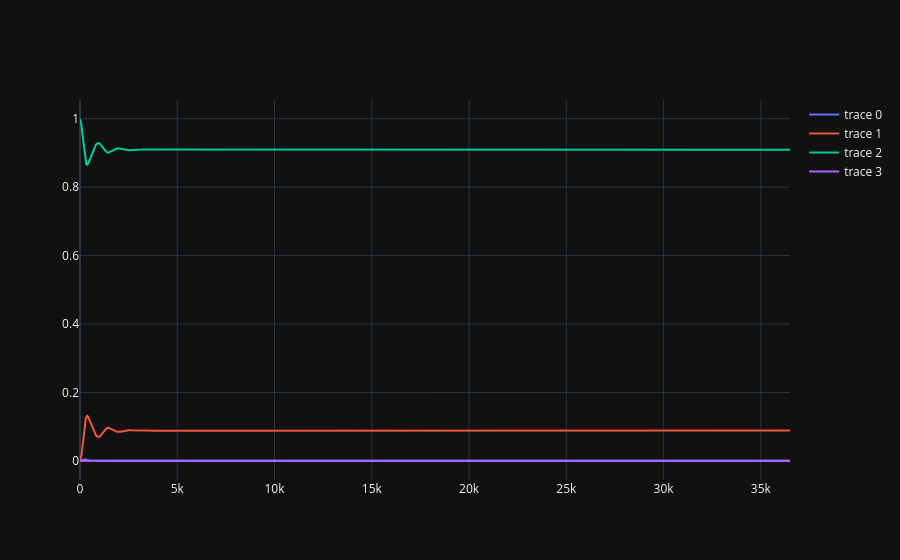

Write notebook code for a chart like this one.
### Code cell
# Simply simulate a SIRS model
solution = simulate('sirs_one_layer_incidence', params)

# print solution
import plotly.graph_objects as go
import numpy as np

fig = go.Figure()
start, horizon = t_span[0], t_span[1]
t = np.linspace(params['t_span'][0], params['t_span'][1], 20000)[start:horizon]

I = solution[start:horizon][0]
R = solution[start:horizon][1]
M = solution[start:horizon][2]
S = 1 - I - R

fig.add_trace(go.Scatter(x=t, y=I, mode='lines'))
fig.add_trace(go.Scatter(x=t, y=R, mode='lines'))
fig.add_trace(go.Scatter(x=t, y=S, mode='lines'))
fig.add_trace(go.Scatter(x=t, y=M, mode='lines'))

fig.show()

### Figure 1 — Plotly figure (JSON) as saved in the notebook; plotly's stock layout.template omitted (floating-point values rounded to 4 significant figures; data arrays with more than 128 entries replaced by an {"elided": "..."} marker saying what was removed)
{"data": [{"mode": "lines", "x": {"elided": "20000 float values"}, "y": {"elided": "20000 float values"}, "type": "scatter"}, {"mode": "lines", "x": {"elided": "20000 float values"}, "y": {"elided": "20000 float values"}, "type": "scatter"}, {"mode": "lines", "x": {"elided": "20000 float values"}, "y": {"elided": "20000 float values"}, "type": "scatter"}, {"mode": "lines", "x": {"elided": "20000 float values"}, "y": {"elided": "20000 float values"}, "type": "scatter"}], "layout": {}}
